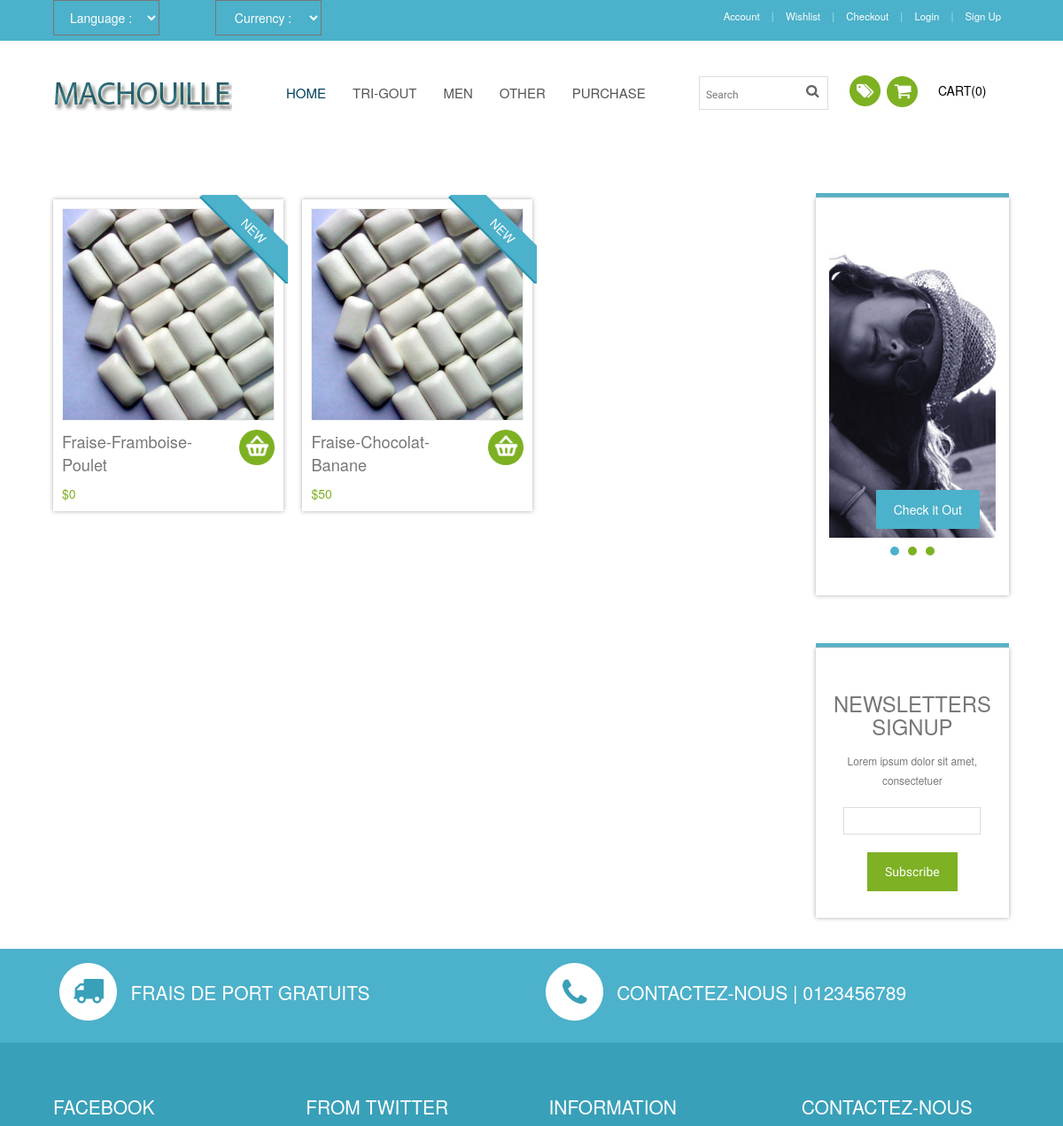
Before: / (upper part) with the older database file.
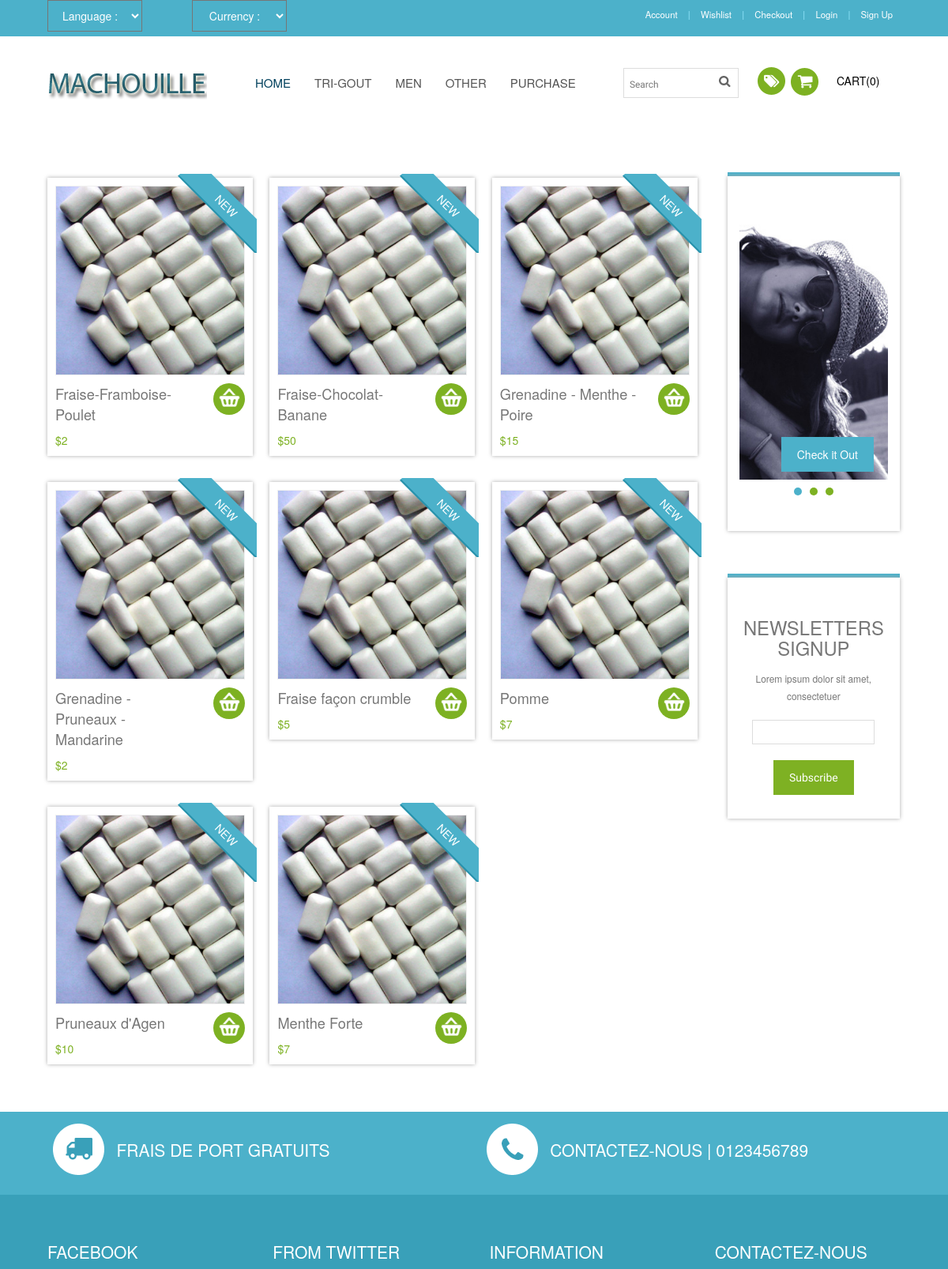
After: the same page with the newer database file.
### tables this page shows
CREATE TABLE IF NOT EXISTS `product` (
  `id` int(11) NOT NULL AUTO_INCREMENT,
  `price` double NOT NULL,
  `name` varchar(100) NOT NULL,
  `category` int(11) NOT NULL DEFAULT '1',
  `img` varchar(40) DEFAULT NULL,
  `desc` text NOT NULL,
  PRIMARY KEY (`id`)
);

### partials/header.php (called while the page is built)
<?php include('partials/headerTop.php'); ?>
<?php include('partials/headerBottom.php'); ?>

### classes/Database.class.php (called while the page is built, shortened)
<?php
		class Database
		{
			private $_link;
			public function __construct()
			{
				try
				{
					$this->_link = new PDO('mysql:host=127.0.0.1;dbname=machouille', "root", "");
					$this->_link->setAttribute(PDO::ATTR_ERRMODE, PDO::ERRMODE_EXCEPTION);
				}
				catch(PDOException $e)
				{
					 die('Database error : ' . $e->getMessage());
				}
			}
			public function prepare($str)
			{
				return $this->_link->prepare($str);
			}
		}
?>

### classes/Core.class.php (called while the page is built, shortened)
<?php session_start();
    require_once("Database.class.php");
Class Core
{
    public function isUserLogged()
    {
        return (isset($_SESSION['user']) && !empty($_SESSION['user']['id']));
    }
}

### classes/Product.class.php (called while the page is built, shortened)
<?php
    require_once("Database.class.php");
    Class Product
    {
         private $_db;
        public function __construct()
        {
            $this->_db = new Database();
        }
        public function getAll(){
            $data = $this->_db->prepare("SELECT * FROM product", true);
            $data->execute();
            $result = $data->fetchAll();
            if(empty($result))
                return false;
            else
            {
                return $result;
            }
        }
    }
?>

### classes/displayProducts.php (the view, shortened to what this page needs)
<?php
require_once("classes/Product.class.php");
$nbProductToDisplay = 10;
$productObject = new Product();
if(isset($category) && $category != "")
	$products = $productObject->getByCategoryName($category);
else if(isset($_GET['name']) && $_GET['name'] != "")
	$products = $productObject->getByName($_GET['name']);
else
	$products = $productObject->getAll();
?>
<div class="top-box">
<?php
if($products)
for ($i=0; $i < $nbProductToDisplay && $i<count($products); $i++) {
	if($i%3 ==0) {
?>
		</div>
		<div class="top-box">
<?php
	}
?>
 <div class="col_1_of_3 span_1_of_3">
   <a href=<?php echo 'single.php?id=' . $products[$i]['id'] ?>>
	<div class="inner_content clearfix">
		<div class="product_image">
			<img src="images/bb3.jpg" alt=""/>
		</div>
        <div class="sale-box"><span class="on_sale title_shop">New</span></div>
        <div class="price">
		   <div class="cart-left">
				<p class="title"><?php echo $products[$i]['name'] ?></p>
				<div class="price1">
				  <span class="actual">$<?php echo $products[$i]['price'] ?></span>
				</div>
			</div>
			<div class="cart-right"> </div>
		 </div>
       </div>
     </a>
	</div>
<?php
}
?>
</div>

### partials/headerTop.php (shortened to what this page needs)
<!DOCTYPE HTML>
<html>
<head>
<link href="css/style.css" rel="stylesheet" type="text/css" media="all" />
<link href="css/form.css" rel="stylesheet" type="text/css" media="all" />
<link href="css/bootstrap.css" rel="stylesheet" type="text/css" media="all" />
<link href="css/megamenu.css" rel="stylesheet" type="text/css" media="all" />
    <link rel="stylesheet" href="css/fwslider.css" media="all">
</head>
<body>
 <div class="header-top">
		<div class="wrap">
		  <div class="header-top-left">
		  	   <div class="box">
				      <select tabindex="4" class="dropdown">
						<option value="" class="label" value="">Language :</option>
				   </select>
				    </div>
				    <div class="box1">
				        <select tabindex="4" class="dropdown">
						<option value="" class="label" value="">Currency :</option>
					</select>
				    </div>
			 </div>
		 <div class="cssmenu">
			<ul>
				<li class="active"><a href="login.php">Account</a></li> |
				<li><a href="checkout.php">Wishlist</a></li> |
				<li><a href="checkout.php">Checkout</a></li> |
				<li>
					<?php
					require_once("./classes/Core.class.php");
					$core = new Core();
					if($core->isUserLogged()){
					?>
					<a href='userProfile.php'>
					<?php
						echo $_SESSION['user']['login'];
					?>
					</a>
					<?php
					}
					else
						echo "<a href='login.php'> Login </a>";
				?>
				</li>
				<?php
				if(!$core->isUserLogged()){
					echo "| <li><a href='register.php'>Sign Up</a></li>";
				}
				else{
					echo "| <li><a href='disconnect.php' >Log Out</a></li>";
				}
				?>
			</ul>
		</div>
		</div>
</div>

### partials/headerBottom.php (shortened to what this page needs)
<!DOCTYPE HTML>
<html>
<head>
<link href="css/style.css" rel="stylesheet" type="text/css" media="all" />
<link href="css/form.css" rel="stylesheet" type="text/css" media="all" />
<link href="css/bootstrap.css" rel="stylesheet" type="text/css" media="all" />
<link href="css/megamenu.css" rel="stylesheet" type="text/css" media="all" />
    <link rel="stylesheet" href="css/fwslider.css" media="all">
</head>
<body>
<div class="header-bottom">
    <div class="wrap">
		<div class="header-bottom-left">
			<div class="logo">
				<a href="index.php"><img src="images/logo.png" alt=""/></a>
			</div>
			<div class="menu">
            <ul class="megamenu skyblue">
		<li class="active grid"><a href="index.php">Home</a></li>
		<li><a class="color4" href="#">Tri-gout</a>
			</li>
			<li><a class="color5" href="#">Men</a>
			</li>
			<li><a class="color6" href="other.php">Other</a></li>
			<li><a class="color7" href="other.php">Purchase</a></li>
		</ul>
		</div>
	</div>
   <div class="header-bottom-right">
          <div class="search">
     		<form methode="get"	action="classes/displayProducts.php">
				<input type="text" name="name" class="textbox" value="Search" onfocus="this.value = '';" onblur="if (this.value == '') {this.value = 'Search';}">
				<input type="submit" value="Subscribe" id="submit" name="submit">
			</form>
	 </div>
  <div class="tag-list">
    <ul class="icon1 sub-icon1 profile_img">
		<li><a class="active-icon c1" href="#"> </a>
		</li>
	</ul>
	<ul class="icon1 sub-icon1 profile_img">
		<li><a class="active-icon c2" href="#"> </a>
		</li>
	</ul>
    <ul class="last"><li><a href="checkout.php">Cart(<?php
				if(isset($_SESSION["order"])){
					echo count($_SESSION["order"]);
				}
				else
					echo '0';
				?>)</a></li></ul>
  </div>
</div>
 </div>
</div>

### index.php (shortened to what this page needs)
<?php $title = "Index"; include('partials/header.php'); ?>
<div class="main">
	<div class="wrap">
		<div class="section group">
		  <div class="cont span_2_of_3">
	        <?php include('classes/displayProducts.php'); ?>
		  </div>
			<div class="rsidebar span_1_of_left">
				<div class="top-border"> </div>
				 <div class="border">
	             <link href="css/default.css" rel="stylesheet" type="text/css" media="all" />
	             <link href="css/nivo-slider.css" rel="stylesheet" type="text/css" media="all" />
		    <div class="slider-wrapper theme-default">
              <div id="slider" class="nivoSlider">
              </div>
             </div>
              <div class="btn"><a href="single.html">Check it Out</a></div>
             </div>
           <div class="top-border"> </div>
			<div class="sidebar-bottom">
			    <h2 class="m_1">Newsletters<br> Signup</h2>
			    <p class="m_text">Lorem ipsum dolor sit amet, consectetuer</p>
			    <div class="subscribe">
					 <form>
					    <input name="userName" type="text" class="textbox">
					    <input type="submit" value="Subscribe">
					 </form>
	  			</div>
			</div>
	    </div>
	</div>
	</div>
	</div>
   <?php include('partials/bottomPage.php'); ?>

### partials/bottomPage.php (shortened to what this page needs)
<div class="footer">
  <div class="footer-top">
    <div class="wrap">
      <div class="section group example">
        <div class="col_1_of_2 span_1_of_2">
          <ul class="f-list">
            <li><img src="images/2.png"><span class="f-text">Frais de port Gratuits</span>
            </li>
          </ul>
        </div>
        <div class="col_1_of_2 span_1_of_2">
          <ul class="f-list">
            <li><img src="images/3.png"><span class="f-text">Contactez-nous | 0123456789</span>
            </li>
          </ul>
        </div>
      </div>
    </div>
  </div>
  <div class="footer-middle">
    <div class="wrap">
      <div class="section group example">
        <div class="col_1_of_f_1 span_1_of_f_1">
          <div class="section group example">
            <div class="col_1_of_f_2 span_1_of_f_2">
              <h3>Facebook</h3>
            </div>
            <div class="col_1_of_f_2 span_1_of_f_2">
              <h3>From Twitter</h3>
            </div>
          </div>
        </div>
        <div class="col_1_of_f_1 span_1_of_f_1">
          <div class="section group example">
            <div class="col_1_of_f_2 span_1_of_f_2">
              <h3>Information</h3>
            </div>
            <div class="col_1_of_f_2 span_1_of_f_2">
              <h3>Contactez-nous</h3>
            </div>
          </div>
        </div>
      </div>
    </div>
  </div>
</div>
</body>
</html>

### css/megamenu.css (style rules this page uses)
.megamenu { margin-bottom:0px;padding:0;width:100%;list-style:none;display:inline-block;position:relative;font-size:15px }
.megamenu li { margin-bottom:0px;display:inline }
.megamenu>li>a { float:left;padding:8px 15px;text-decoration:none;text-transform:uppercase;font-size:1em; -webkit-transition: all 0.3s ease-in-out; -moz-transition: all 0.3s ease-in-out; -o-transition: all 0.3s ease-in-out; transition: all 0.3s ease-in-out; }
.megamenu>li.active>a { color:#00405d; }
.skyblue li>a,.skyblue>li.showhide span { color:#555 }

### css/default.css (style rules this page uses)
.theme-default .nivoSlider { position:relative; background:#fff url(loading.gif) no-repeat 50% 50%; margin-bottom:10px; }

### css/nivo-slider.css (style rules this page uses)
.nivoSlider { position:relative; width:100%; height:auto; overflow: hidden; }

Changed rows visible on the page:
changed product "Fraise-Framboise-Poulet": price "0" → "2"
added product: name "Grenadine - Menthe - Poire", price "15"
added product: name "Grenadine - Pruneaux - Mandarine", price "2"
added product: name "Fraise façon crumble", price "5"
added product: name "Pomme", price "7"
added product: name "Pruneaux d'Agen", price "10"
added product: name "Menthe Forte", price "7"
